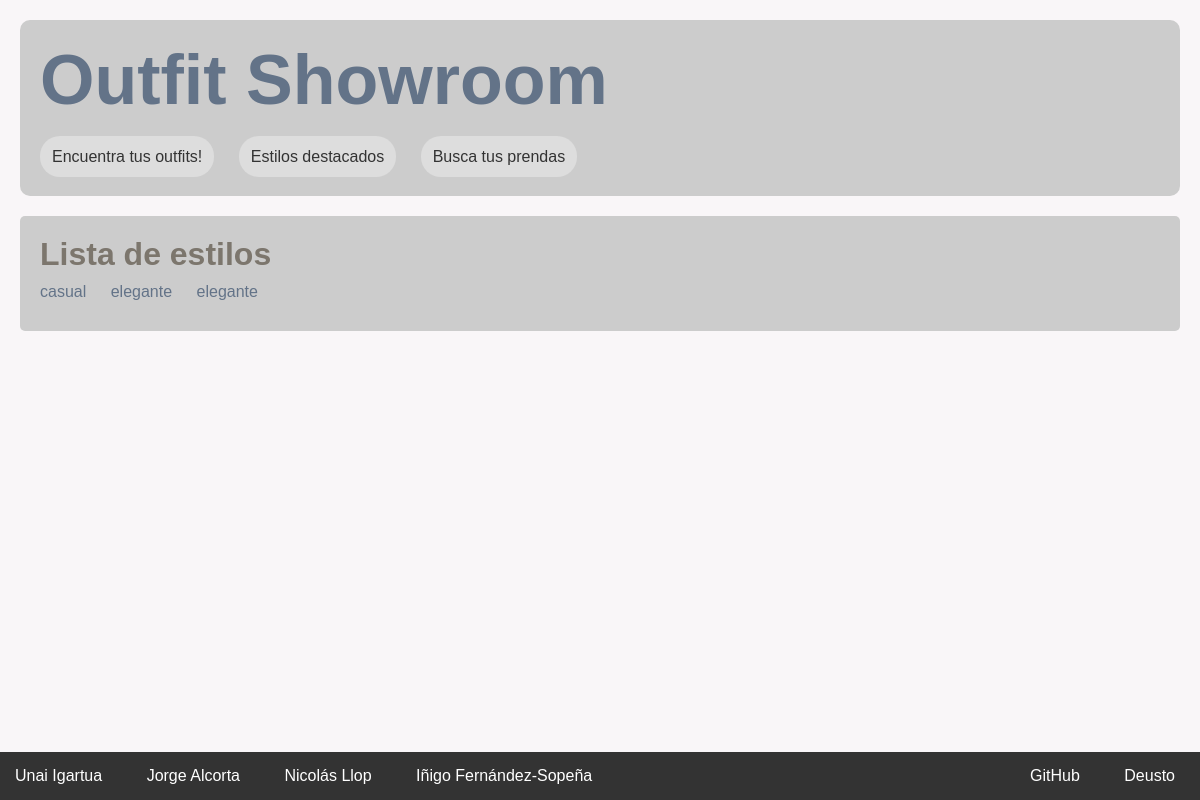
Page /appOutfitShowroom/estilos on the earlier database version.
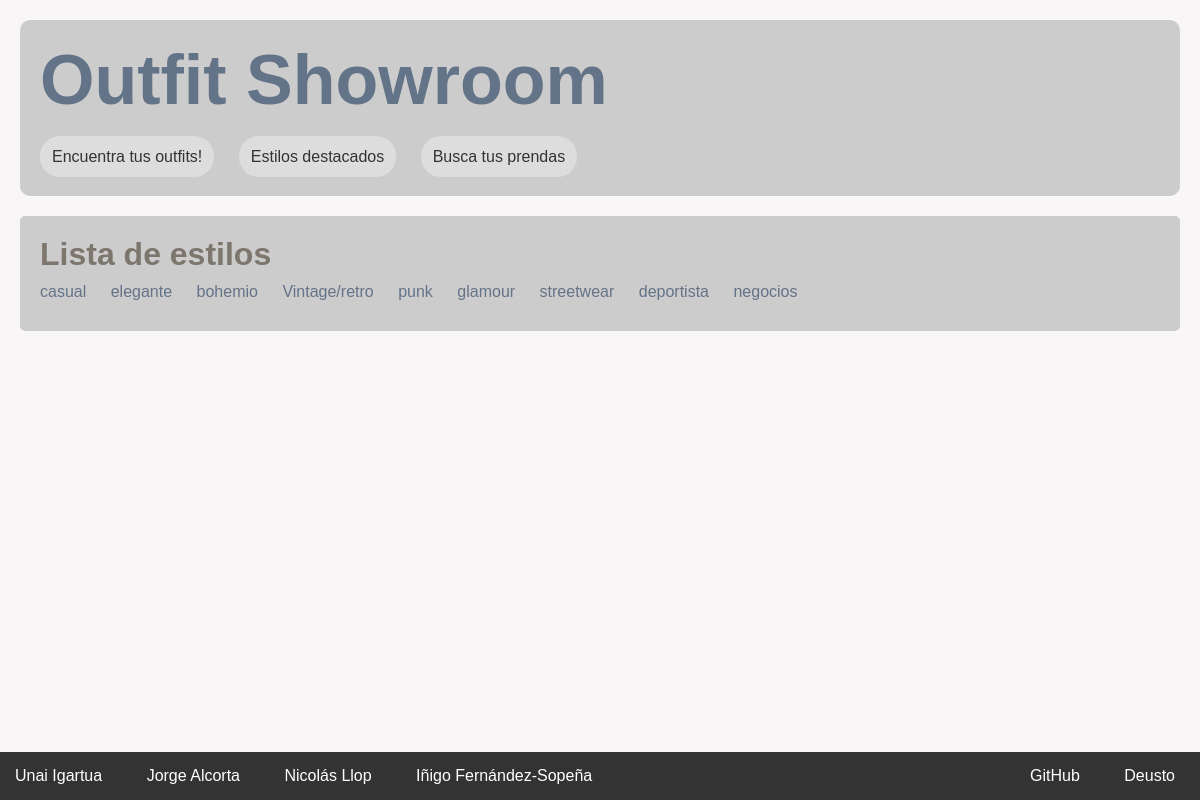
Same page on the later database version.
### appOutfitShowroom/models.py (models this page shows, shortened)
class Estilo(models.Model):
    nombre = models.CharField(max_length=50)

### appOutfitShowroom/views.py (the view)
# urls.py: path('estilos', views.lista_estilos, name='lista_estilos'),
def lista_estilos(request):
	estilos = Estilo.objects.all()
	context = {'titulo_pagina': "Estilos", 'estilos': estilos}
	return render(request, 'estilos.html', context)

### appOutfitShowroom/templates/estilos.html
{% extends "base.html" %}
{% load static %}
{% block contenido %}
<h2>Lista de estilos</h2>
{% if estilos %}
	<ul>
	{% for e in estilos %}
		<li>
		    <a href="/appOutfitShowroom/estilo/{{ e.id }}">{{ e.nombre}}</a>
		</li>
	{% endfor %}
	</ul>
{% else %}v
<p>No hay estilos creados.</p>
{% endif %}
{% endblock %}

Differences in the rows shown:
changed Estilo: nombre "elegante" → "bohemio"
added Estilo: nombre "Vintage/retro"
added Estilo: nombre "punk"
added Estilo: nombre "glamour"
added Estilo: nombre "streetwear"
added Estilo: nombre "deportista"
added Estilo: nombre "negocios"
